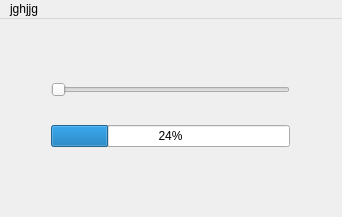
<?xml version="1.0" encoding="UTF-8"?>
<ui version="4.0">
 <class>MainWindow</class>
 <widget class="QMainWindow" name="MainWindow">
  <property name="geometry">
   <rect>
    <x>0</x>
    <y>0</y>
    <width>342</width>
    <height>217</height>
   </rect>
  </property>
  <property name="windowTitle">
   <string>MainWindow</string>
  </property>
  <widget class="QWidget" name="centralWidget">
   <widget class="QWidget" name="">
    <property name="geometry">
     <rect>
      <x>40</x>
      <y>30</y>
      <width>261</width>
      <height>131</height>
     </rect>
    </property>
    <layout class="QVBoxLayout" name="verticalLayout">
     <item>
      <widget class="QSlider" name="horizontalSlider">
       <property name="orientation">
        <enum>Qt::Horizontal</enum>
       </property>
      </widget>
     </item>
     <item>
      <widget class="QProgressBar" name="progressBar">
       <property name="value">
        <number>24</number>
       </property>
      </widget>
     </item>
    </layout>
   </widget>
  </widget>
  <widget class="QMenuBar" name="menuBar">
   <property name="geometry">
    <rect>
     <x>0</x>
     <y>0</y>
     <width>342</width>
     <height>25</height>
    </rect>
   </property>
   <widget class="QMenu" name="menuJghjjg">
    <property name="title">
     <string>jghjjg</string>
    </property>
    <addaction name="separator"/>
   </widget>
   <addaction name="menuJghjjg"/>
  </widget>
  <action name="actionRhffh">
   <property name="text">
    <string>rhffh</string>
   </property>
  </action>
 </widget>
 <layoutdefault spacing="6" margin="11"/>
 <resources/>
 <connections>
  <connection>
   <sender>horizontalSlider</sender>
   <signal>valueChanged(int)</signal>
   <receiver>progressBar</receiver>
   <slot>setValue(int)</slot>
   <hints>
    <hint type="sourcelabel">
     <x>170</x>
     <y>96</y>
    </hint>
    <hint type="destinationlabel">
     <x>220</x>
     <y>139</y>
    </hint>
   </hints>
  </connection>
 </connections>
</ui>
